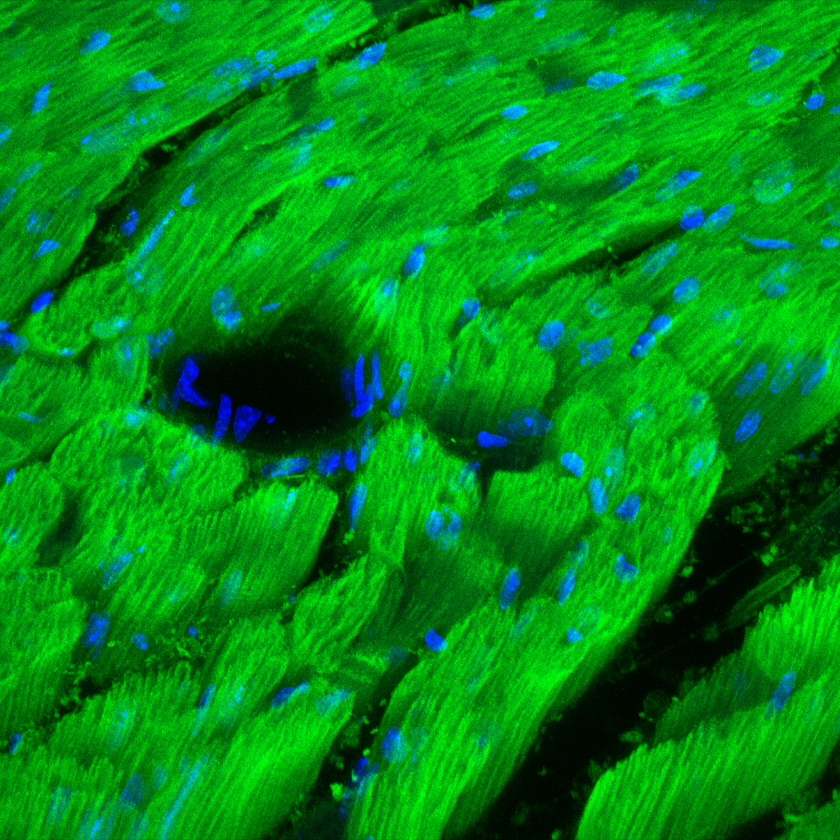
%> input picture papers/Advances Anatomy Embryology and Cell Biology/Cardiac Muscle 3 rotated.tif, 840 x 840 px, shrunk from 1024 x 1024 before the run
$ octave lowpassFilter.m   (GNU Octave 9; MATLAB toolbox functions it lacks are replaced by stand-ins)
%> lines starting %> are read from the running program, lines starting %| are printed output that depends on the picture

clear all;
close all;

% load image
img_orig = imread('Cardiac Muscle 3 rotated.tif');
%> img_orig is the input picture: size 840x840x3 uint8; mean R, G, B 0, 136.3, 22.3
[M,N,C] = size(img_orig);
%> M = 840; N = 840; C = 3
lower_part = round(2*M/3):M;
%> lower_part = 281 values from 560 to 840
middle_part = round(M/3)+1:round(2*M/3);
%> middle_part = 280 values from 281 to 560
upper_part = 1:round(M/3);
%> upper_part = 280 values from 1 to 280
img = double(img_orig(:,:,2));
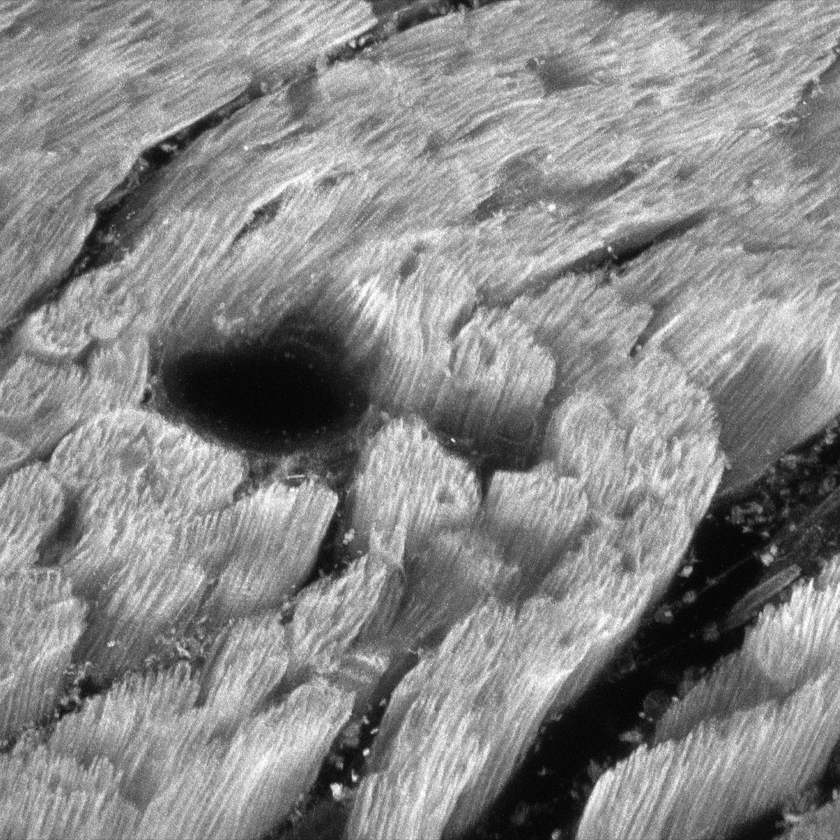
%> img: size 840x840 double; min 1, max 255, mean 136.3
img_lower = img(lower_part,:);
img_middle = img(middle_part,:);
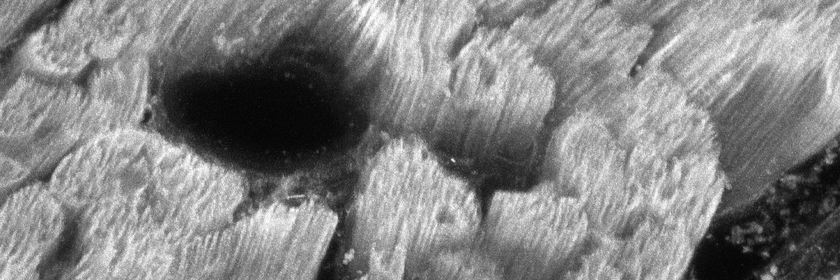
%> img_middle: size 280x840 double; min 2, max 255, mean 131.2
img_upper = img(upper_part,:);
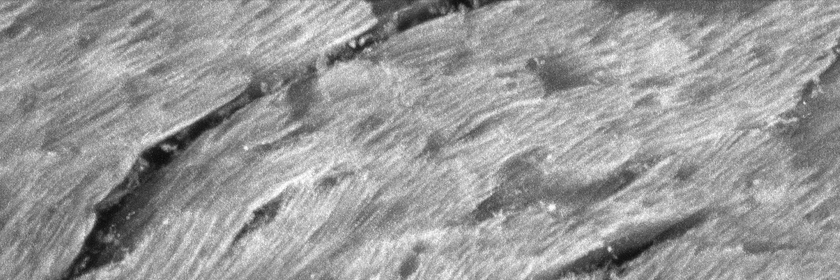
%> img_upper: size 280x840 double; min 10, max 255, mean 153
[Ml,Nl] = size(img_lower);
%> Ml = 281; Nl = 840
[Mm,Nm] = size(img_middle);
%> Mm = 280
[Mu,Nu] = size(img_upper);

% construct noisy image
noise_lower = randn([Ml,Nl]);
noise_middle = randn([Mm,Nm]);

std = 60;
noise_lower = std*noise_lower;
noise_middle = std*noise_middle;

img_noisy_lower = img_lower + noise_lower;
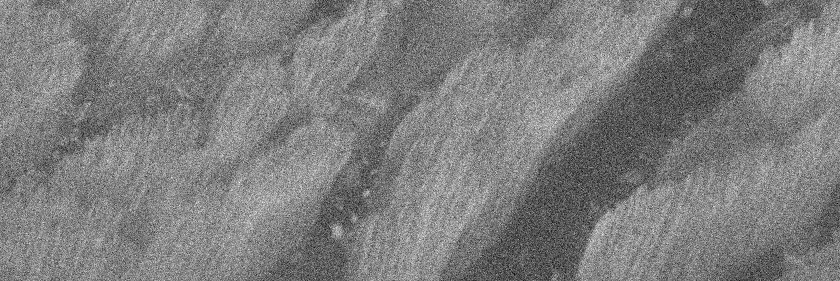
%> img_noisy_lower: size 281x840 double; min -227.4, max 484.1, mean 124.6; drawn with min black and max white
img_noisy_middle = img_middle + noise_middle;
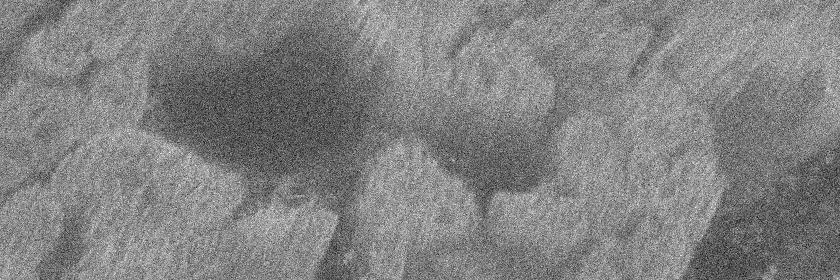
%> img_noisy_middle: size 280x840 double; min -234.5, max 482.5, mean 131; drawn with min black and max white

% lowpass filter
lowpass_filter_size = 50;
img_filtered = img_noisy_lower;

Q = 50;
for i=1:Q
    lowpass_filter_sigma = i/10;
    g_filter = fspecial('gaussian',lowpass_filter_size,lowpass_filter_sigma);
    img_filtered_temp = imfilter(img_noisy_lower,g_filter,'replicate');
    img_filtered(:,round((i-1)*Nl/Q)+1:round(i*Nl/Q)) = img_filtered_temp(:,round((i-1)*Nl/Q)+1:round(i*Nl/Q));

% [6 lines of commented-out code are left out]
end
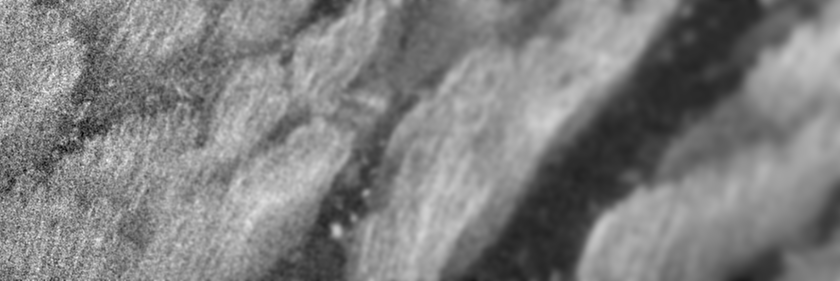
%> img_filtered: size 281x840 double; min -52.74, max 301, mean 124.5; drawn with min black and max white

% show filtered image
% figure;
% imshow(uint8(img_filtered));
img_final = img_orig;
img_final(lower_part,:,2) = uint8(img_filtered);
img_final(middle_part,:,2) = uint8(img_noisy_middle);
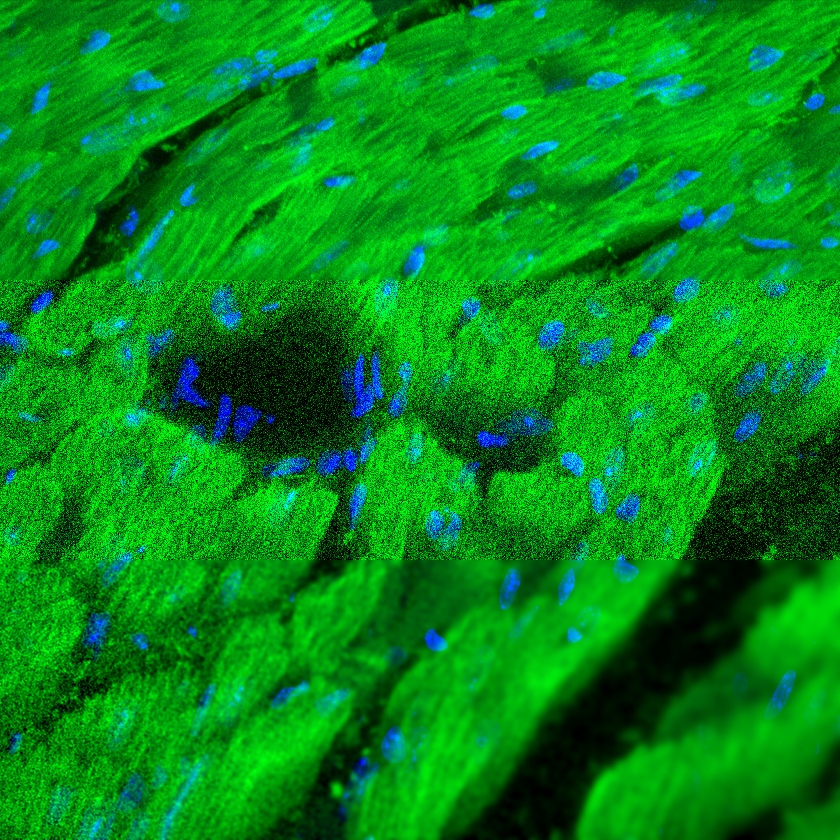
%> img_final: size 840x840x3 uint8; mean R, G, B 0, 136.4, 22.3
figure;
imshow(img_final);
imwrite(uint8(img_final),'lowpassFiltered.png');
